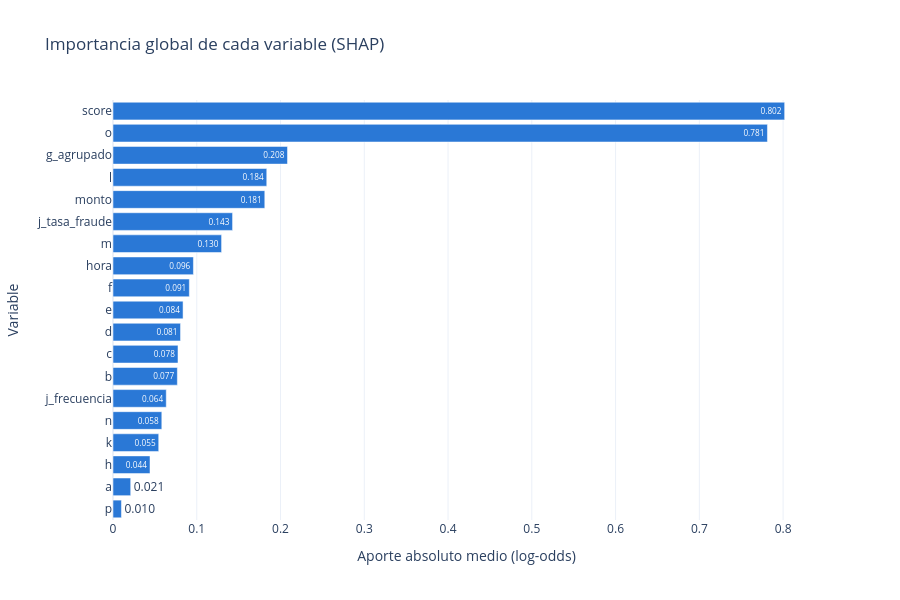

The notebook cell this image was saved under:
### Code cell
# Importancia global: aporte absoluto medio de cada variable
importancia_shap = shap_por_variable.abs().mean().sort_values()

fig = px.bar(
    importancia_shap,
    orientation='h',
    text_auto='.3f',
    color_discrete_sequence=[COLOR_PRINCIPAL],
    labels={'index': 'Variable', 'value': 'Aporte absoluto medio (log-odds)'},
    title='Importancia global de cada variable (SHAP)',
)
fig.update_layout(showlegend=False, height=600)
fig.show()

### Figure 1 — Plotly figure (JSON) as saved in the notebook; plotly's stock layout.template omitted (floating-point values rounded to 4 significant figures)
{"data": [{"hovertemplate": "variable=0<br>Aporte absoluto medio (log-odds)=%{x}<br>Variable=%{y}<extra></extra>", "legendgroup": "0", "marker": {"color": "#2a78d6", "pattern": {"shape": ""}}, "name": "0", "orientation": "h", "showlegend": true, "textposition": "auto", "texttemplate": "%{x:.3f}", "type": "bar", "x": [0.01006, 0.02113, 0.04418, 0.05457, 0.05827, 0.06359, 0.07683, 0.07759, 0.08062, 0.08365, 0.09112, 0.096, 0.1296, 0.1427, 0.1812, 0.1836, 0.2083, 0.7813, 0.8019], "xaxis": "x", "y": ["p", "a", "h", "k", "n", "j_frecuencia", "b", "c", "d", "e", "f", "hora", "m", "j_tasa_fraude", "monto", "l", "g_agrupado", "o", "score"], "yaxis": "y"}], "layout": {"barmode": "relative", "height": 600, "legend": {"title": {"text": "variable"}, "tracegroupgap": 0}, "showlegend": false, "title": {"text": "Importancia global de cada variable (SHAP)"}, "xaxis": {"anchor": "y", "domain": [0, 1], "title": {"text": "Aporte absoluto medio (log-odds)"}}, "yaxis": {"anchor": "x", "domain": [0, 1], "title": {"text": "Variable"}}}}
